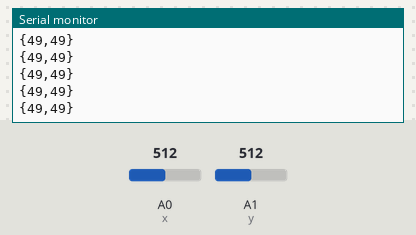
The sketch below on a simulated Arduino Uno, built with avr-gcc and run on an emulated ATmega328P. Parts: the last lines printed to the serial monitor. Inputs (shaded band) come from the test bench; at power-on: A0 (x) = 512, A1 (y) = 512. The modem accepts every AT command (registered, SIM ready, sends succeed) and sends nothing else.

Above: at 10.2 s.
10.3 s: A0 (x) set to 15
At 10.44 s:
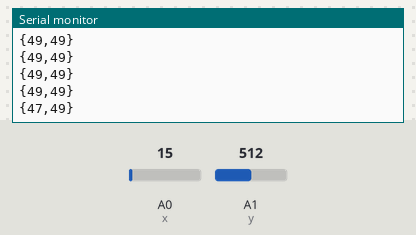
11.8 s: A0 (x) set to 11
At 11.86 s:
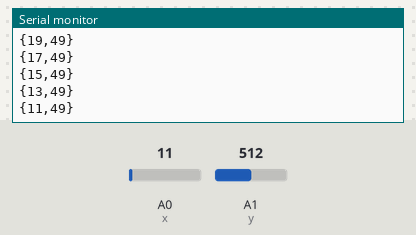
Timing chart, 0 to 14.8 s (numbered marks = the images above; inputs shaded):
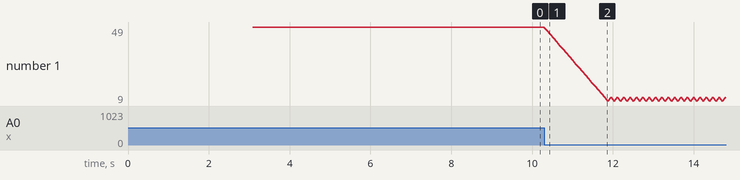

The sketch:

ErMo_BT_Transmit_Curve.ino
```cpp
//ErMo Joystick Transmitter Code
//Written by Jack McTasney
//Based off of example from https://www.pjrc.com/teensy/td_libs_AltSoftSerial.html

#include <AltSoftSerial.h>
AltSoftSerial BTserial;
// https://www.pjrc.com/teensy/td_libs_AltSoftSerial.html


char c = ' ';
boolean NL = true;
int x = A0;
int y = A1;
int joystickX = 0; //Holds joystick x value for transmission
int joystickY = 0; //Holds joystick y value for transmission
int storedX = 0;
int storedY = 0;
int scaleFactor = 2; //factor for acceleration
int lowerRange = 10; //lower bound of range for mapping
int upperRange = 89; //upper bound of range for mapping

void setup()
{
  pinMode(x, INPUT);
  pinMode(y, INPUT);
  Serial.begin(9600);
  Serial.print("Sketch:   ");   Serial.println(__FILE__);
  Serial.print("Uploaded: ");   Serial.println(__DATE__);
  Serial.println(" ");
  BTserial.begin(9600);
  Serial.println("BTserial started at 9600");
  //Initialization protocol version 1
  BTserial.print("AT");
  delay(1000);
  BTserial.print("AT+CO094A9A83AED70");
  delay(1000);
  BTserial.print("AT+CO094A9A83AED70");
  delay(1000);
  BTserial.print("AT+CO094A9A83AED70");
  storedX = map(analogRead(x), 0, 1023, lowerRange, upperRange);
  storedY = map(analogRead(y), 0, 1023, lowerRange, upperRange);
}

void loop()
{
  // Read from the Bluetooth module and send to the Arduino Serial Monitor
  if (BTserial.available())
  {
    c = BTserial.read();
    Serial.write(c);
  }
  /*
  //Attempt 1 at an in-loop connection protocol
  if (BTserial.available() != true) //If connection is unavailable for 1 second, begin connection protocol
  {
    delay(1000);
    if (BTserial.available() != true)
    {
      BTserial.print("AT");
      delay(500);
      BTserial.print("AT+CO094A9A83AED70");
      delay(500);
      BTserial.print("AT+CO094A9A83AED70");
      delay(500);
      BTserial.print("AT+CO094A9A83AED70");
    }
  }
*/

  // Read from the Serial Monitor and send to the Bluetooth module
  if (Serial.available())
  {
    c = Serial.read();

    // do not send line end characters to the HM-10
    if (c != 10 & c != 13 )
    {
      BTserial.write(c);
    }

    // Echo the user input to the main window.
    // If there is a new line print the ">" character.
    if (NL) {
      Serial.print("\r\n>");
      NL = false;
    }
    Serial.write(c);
    if (c == 10) {
      NL = true;
    }
  }
  joystickX = map(analogRead(x), 0, 1023, lowerRange, upperRange);
  joystickY = map(analogRead(y), 0, 1023, lowerRange, upperRange);
  if (joystickX>storedX) { //If joystick value is larger than stored value (X)
    storedX+=scaleFactor;
  }
  else if (joystickX<storedX) {
    storedX-=scaleFactor;
  }
  else {
    storedX=storedX;
  }
 if (joystickY>storedY) { //If joystick value is larger than stored value (X)
    storedY+=scaleFactor;
  }
  else if (joystickY<storedY) {
    storedY-=scaleFactor;
  }
  else {
    storedY=storedY;
  }

  Serial.print("{");
  Serial.print(storedX);
  Serial.print(",");
  Serial.print(storedY);
  Serial.print("}");
  Serial.print("\n");
  BTserial.print("{");
  BTserial.print(storedX);
  BTserial.print(",");
  BTserial.print(storedY);
  BTserial.print("}\n"); //Includes a space to avoid packet deformation
  delay(70);
}
```

Measured:
- after the input at 10.3 s, the serial monitor: prints a new line after 0.07 s (image 1)
- plotted number 1: 49 → 11 after the input at 10.3 s
